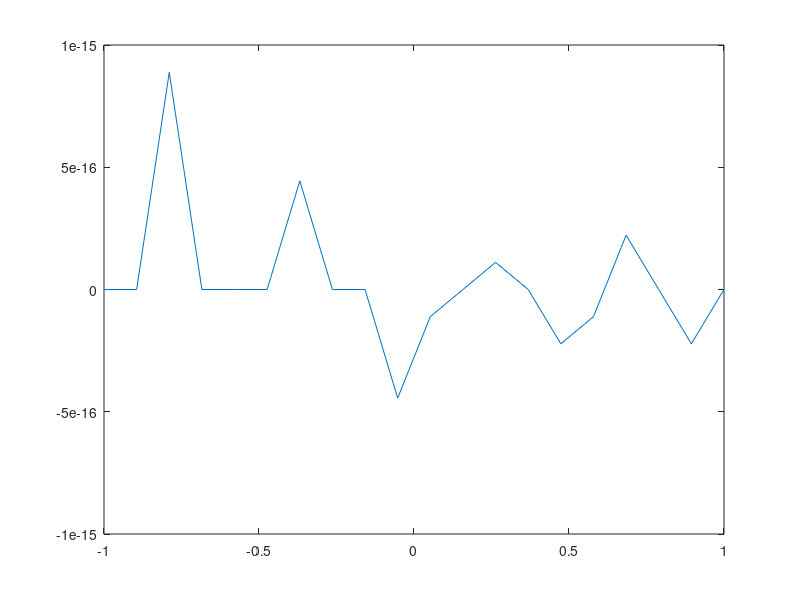

Write MATLAB code to recreate this figure. (Note: this script raises an error after producing the figure.)
%% Problem 1
% part a
x = [-1,0,1];

P2 = @(x) 6 .* (x)/(-1) .* (x - 1)/(-1 - 1) + 1 .* (x + 1)/(1).*(x - 1)/(-1) + 2 .* (x + 1)/(1+1).*(x)/(1)

% part b
% New! Improved! Now even gives correct answers!
A = vander(x)
b = [6;1;2];

a = A\b

P2V = @(x) a(1)*x.^2 + a(2)*x + a(3);


% part c
X = linspace(-1,1,20);

err = P2V(X) - P2(X);

plot(X,err)

%% Problem 2

% part a

n = 52;
j = [0:n];
xj = -cos(j.*pi()/n);

fx = abs(xj - 0.2) + (1-xj.^2).^3;

m = 1000;
i = [0:m];
u = -cos(pi()*i./m);

b = baryinterp(xj,fx,u);

figure
plot(xj,fx,'ro',u,b,'b-')
legend('function','interpolation')

% part b

p1 = polyfit(xj,fx,n);

p2 = polyval(p1,u);

figure
plot(xj,fx,'ro',u,p2,'b-')
legend('function','interpolation')

%% Problem 3

T = [1,2,2,4/3,2/3,4/15,4/45,88/315,2/315,4/2835,4/14175,4/467775,8/6081075,8/42567525];

x = linspace(-1,1,201);
p = polyval(T,x);
y = exp(2*x);

figure
err = p./y - 1;
n1 = norm(err,1);
n2 = norm(err,2);
ninf = norm(err,inf);
table(n1,n2,ninf)
plot(x,err)

% part b

i = 0:14;

xeq = -1 + 2*i./14;
xch = -cos(i*pi()./14);
xle = [-0.987992518020485 -0.394151347077563 0.570972172608539 -0.937273392400706 -0.201194093997435 0.724417731360170 -0.848206583410427 0 0.848206583410427 -0.724417731360170 0.201194093997435 0.937273392400706 -0.570972172608539 0.394151347077563 0.987992518020485];

peq = polyval(T,xeq);
pch = polyval(T,xch);
ple = polyval(T,xle);
yeq = exp(2*xeq);
ych = exp(2*xch);
yle = exp(2*xle);

% I can't find what I'm doing wrong but these don't look right.

figure
erreq = peq./yeq - 1;
n1eq = norm(erreq,1);
n2eq = norm(erreq,2);
ninfeq = norm(erreq,inf);
table(n1eq,n2eq,ninfeq)
plot(xeq,erreq)

figure
errch = pch./ych - 1;
n1ch = norm(errch,1);
n2ch = norm(errch,2);
ninfch = norm(errch,inf);
table(n1ch,n2ch,ninfch)
plot(xch,errch)

figure
errle = ple./yle - 1;
n1le = norm(errle,1);
n2le = norm(errle,2);
ninfle = norm(errle,inf);
table(n1le,n2le,ninfle)
plot(xle,errle)

% part c
% need a working parts a and b first.

% part d
% need to download that software.

%% Problem 4

% part a

% Doesn't work
% x = [-1,0,2,4,5];
% y = [0,0,1,2,2+19/22];
% t = -2:.01:6;
% p = pchip(x,y,t);

% Still not working.
x1 = [-1 0];
y1 = [0 0];

p1 = polyfit(x1,y1,1);

x2 = [0 2];
y2 = [0 1];

p2 = polyfit(x2,y2,1);

x3 = [2 4];
y3 = [1 2];

p3 = polyfit(x3,y3,1);

x4 = [4 5];
y4 = [2 (2+19/22)];

p4 = polyfit(x4,y4,1);

p = [p1;p2;p3;p4];

% part b

% The format for this is (breaks,coefficients), but I don't know the coefficients for the middle section.
% I think we get them from part a but I'm not sure I did that right so who knows.
P = mkpp([0,2,4],p);
% make a matrix with [f0,d0,c0,b0;f1,d1,d2,c2,b2;...]

% part c

x2 = linspace(-1,5);
y2 = ppval(x2,P);
plot(x2,y2)

%% Problem 5

% part a

% see lab

load shark;
plot(x,y,'k.-','MarkerSize',10);

% part b

% this gives an error, the first and last x value are the same and it complains that the data is not a function because of this.
t = 0:0.01:1;
p3 = pchip(x,y,t);

% part c
% I think this will be solved by appending the second point to the end of the list so the curves overlap.
% Can't test that until I get part b working.


% part d



% part e



%% Problem 6

% Load data
load topodata;

% First figure, color coded scatter plot fo the data
figure
scatter3(x,y,z,40,z,'.');
colorbar

% call rbffit function
r = rbffit(x,y,z);

% generate a list of X and Y points
x1 = linspace(0,261,100);
y1 = linspace(0,399,153);

% Create a grid from the generated points
[X,Y] = meshgrid(x1,y1);

% Call rbval function to generate the matching Z points for the x and y points generated earlier.
Z = rbfval(r,x,y,X,Y);

% Second figure, a 3D surface map
figure
surf(X,Y,Z)
shading interp;
colormap(autumn);
lighting phong;
camlight right;

% define the contour lines to use.
v = 0:20:260;

% third figure, a contour plot.
figure
contour(X,Y,Z,v)